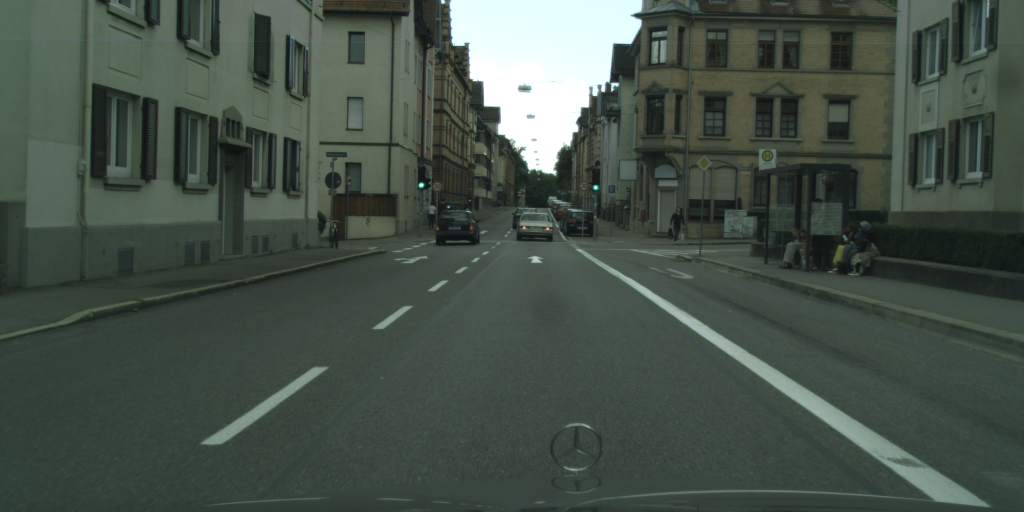
#> input picture src/example_meta/cityscapes/raw_image1.png, 2048 x 1024 px (shown at 1/2 size)
$ python -i image_functions.py   (imports and definitions only)
#> lines starting #> are read from the running program, lines starting #| are printed output that depends on the picture
#> further down, picture is the input picture: shape (1024, 2048, 3); mean B, G, R 72, 81.1, 69.6
import numpy as np
# [4 lines of commented-out code are left out]

import matplotlib.pyplot as plt
import os
import sys
import math
import cv2
import tqdm

import torch

# from numba import jit

# import helper_functions

# @jit(nopython=False, forceobj=True) # Set "nopython" mode for best performance, equivalent to @njit
# [9 lines left out: function remove_alpha_channel, not called in this run]

def red_channel(image_array):
  return image_array[0, 0, :]

# [53 lines left out: functions render_roi_border, add_image_border, add_heading, add_text, not called in this run]

# @jit(nopython=False, forceobj=True) # Set "nopython" mode for best performance, equivalent to @njit
def crop_image_with_roi(image_array, roi = []):
  return image_array[roi[0]:roi[1], roi[2]:roi[3]]

# @jit(nopython=False, forceobj=True) # Set "nopython" mode for best performance, equivalent to @njit
def rescale_pixels(image, scale=1./255.):
  return image * scale

# @jit(nopython=False, forceobj=True) # Set "nopython" mode for best performance, equivalent to @njit
def undo_rescale_pixels(image, scale=1./255.):
  return image * (1/scale)

# CV2 Resize
# INTER_NEAREST
# INTER_LINEAR
# INTER_AREA
# INTER_CUBIC
# INTER_LANCZOS4
#
# [5 lines left out: function conditional_resize, not called in this run]

def rescale_resolution(image, height, width, interpolation=cv2.INTER_AREA):
  dim = (width, height)
  return cv2.resize(image, dim, interpolation)

# [8 lines of commented-out code are left out]

# [13 lines left out: function contrast_stretch, not called in this run]

def convert_to_lab_colour_space(image_array):
  return cv2.cvtColor(image_array, cv2.COLOR_BGR2LAB)
#> returned value: shape (1024, 2048, 3); mean of channels 0, 1, 2 83.4, 121.4, 131.9

def convert_to_lab_components(image_array):
  lab = convert_to_lab_colour_space(image_array)
  return cv2.split(lab)

def convert_lab_components_to_RGB(l, a, b):
  lab_img = cv2.merge((l,a,b))
  return cv2.cvtColor(lab_img, cv2.COLOR_LAB2BGR)

def hist_norm(image):
  return cv2.equalizeHist(image)

def brightness_shift(image, percent):
  brightness = math.ceil(percent * 255)
  return (image + brightness)

def triple_histogram_normalisation(image_array):
  l, a, b = convert_to_lab_components(image_array)
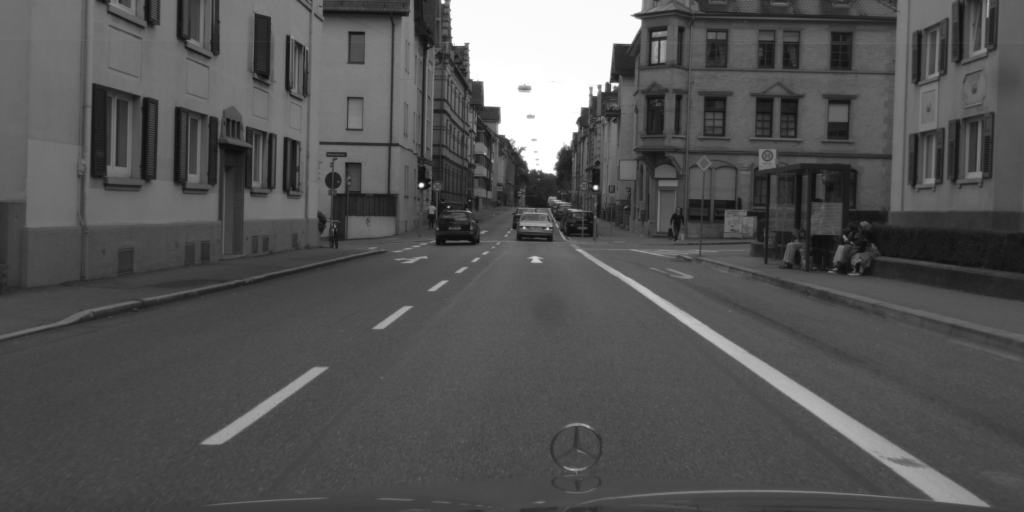
#> l: shape (1024, 2048) (shown at 1/2 size); min 11, max 255, mean 83.4
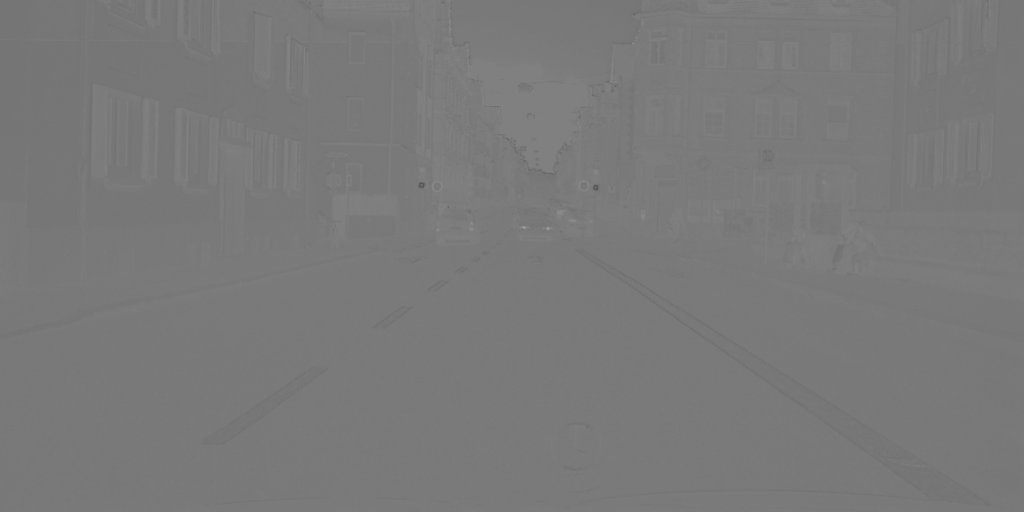
#> a: shape (1024, 2048) (shown at 1/2 size); min 74, max 168, mean 121.4
  lhist = hist_norm(l)
#> in hist_norm, `return cv2.equalizeHist(image)`:
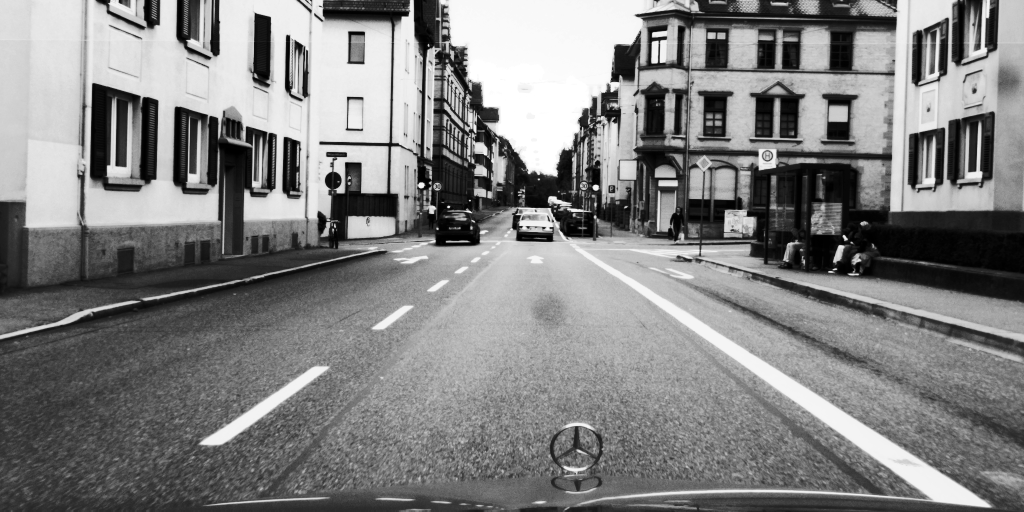
#> returned value: shape (1024, 2048) (shown at 1/2 size); min 0, max 255, mean 129.4
  ahist = hist_norm(a)
#> in hist_norm (call 2), `return cv2.equalizeHist(image)`:
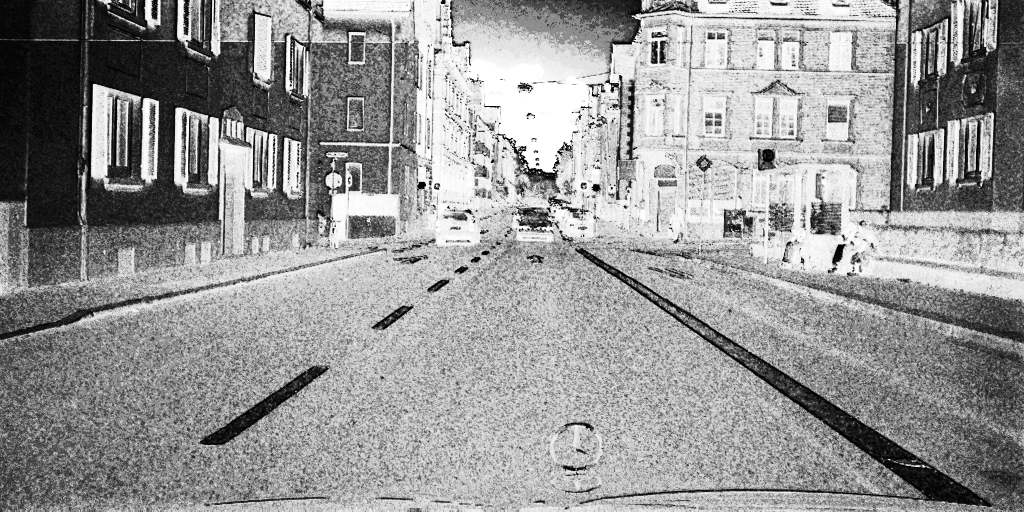
#> returned value: shape (1024, 2048) (shown at 1/2 size); min 0, max 255, mean 149.1
  bhist = hist_norm(b)
#> in hist_norm (call 3), `return cv2.equalizeHist(image)`:
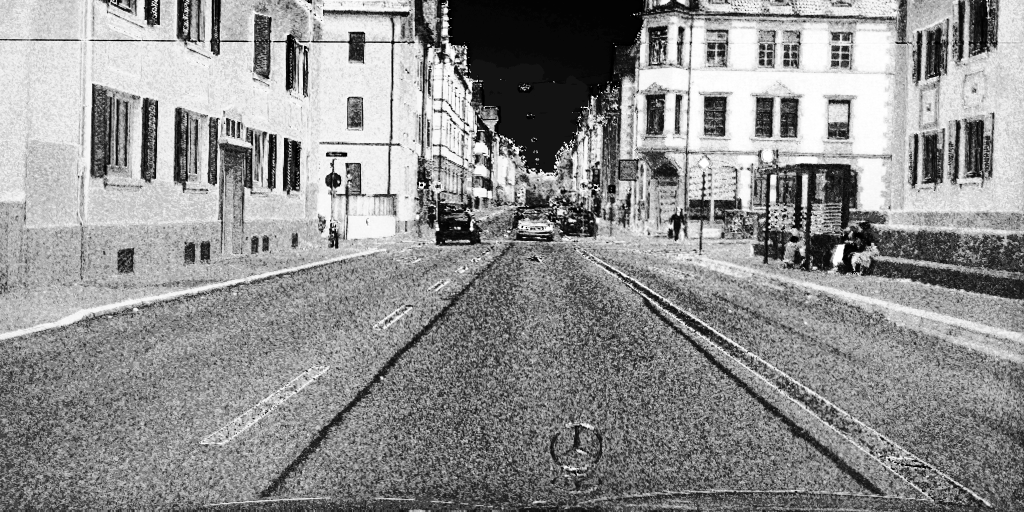
#> returned value: shape (1024, 2048) (shown at 1/2 size); min 0, max 255, mean 144

  return convert_lab_components_to_RGB(lhist, ahist, bhist)
#> in convert_lab_components_to_RGB, `lab_img = cv2.merge((l,a,b))`:
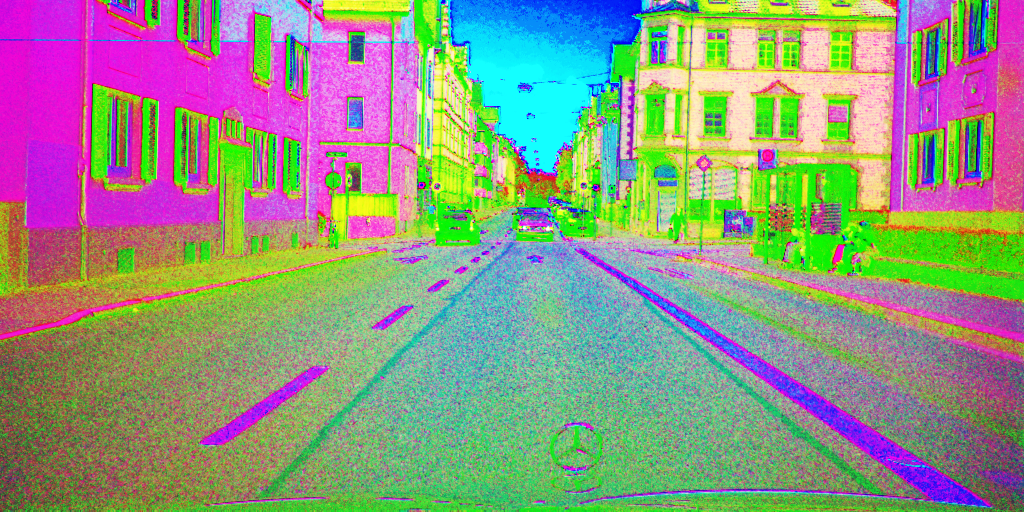
#> lab_img: shape (1024, 2048, 3) (shown at 1/2 size); mean of channels 0, 1, 2 129.4, 149.1, 144; drawn as B, G, R
#> in convert_lab_components_to_RGB, `return cv2.cvtColor(lab_img, cv2.COLOR_LAB2BGR)`:
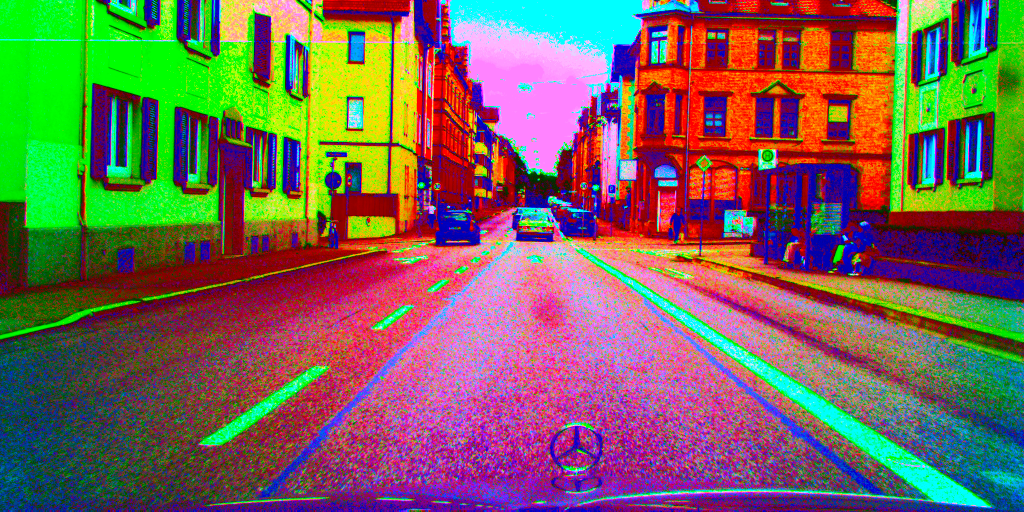
#> returned value: shape (1024, 2048, 3) (shown at 1/2 size); mean B, G, R 88.3, 101.4, 118.9

# @jit(nopython=False, forceobj=True) # Set "nopython" mode for best performance, equivalent to @njit
# [6 lines left out: function normalise_image, not called in this run]

# @jit(nopython=False, forceobj=True) # Set "nopython" mode for best performance, equivalent to @njit
def apply_filter(image, kernel, ddepth = -1):
  return cv2.filter2D(image, ddepth, kernel)

# @jit(nopython=False, forceobj=True) # Set "nopython" mode for best performance, equivalent to @njit
def horizontal_flip(image):
  return cv2.flip( image, 0 )

# @jit(nopython=False, forceobj=True) # Set "nopython" mode for best performance, equivalent to @njit
def vertical_flip(image):
  return cv2.flip( image, 1 )

# @jit(nopython=False, forceobj=True) # Set "nopython" mode for best performance, equivalent to @njit
def flip_on_both_axes(image):
  return cv2.flip( image, -1 )

# @jit(nopython=False, forceobj=True) # Set "nopython" mode for best performance, equivalent to @njit
def rotate_90_clockwise(image):
  return cv2.rotate(image, cv2.ROTATE_90_CLOCKWISE)

# @jit(nopython=False, forceobj=True) # Set "nopython" mode for best performance, equivalent to @njit
def rotate_90_anti_clockwise(image):
  return cv2.rotate(image, cv2.ROTATE_90_COUNTERCLOCKWISE)

# @jit(nopython=False, forceobj=True) # Set "nopython" mode for best performance, equivalent to @njit
def rotate_180(image):
  return cv2.rotate(image, cv2.ROTATE_180)

# @jit(nopython=False, forceobj=True) # Set "nopython" mode for best performance, equivalent to @njit
def greyscale(image):
  return cv2.cvtColor(image,cv2.COLOR_RGB2GRAY)

# @jit(nopython=False, forceobj=True) # Set "nopython" mode for best performance, equivalent to @njit
def combine_two_channels(channel_1, channel_2):
  return np.concatenate((channel_1, channel_2), axis=0) # vertically

# [55 lines left out: functions dual_channel_l_and_greyscale, dual_channel_greyscale_and_red, dual_channel_l_and_red, draw_image, compute_canny_edges, open_image, not called in this run]

def save_image(image, path):
  return cv2.imwrite(path, image)

# https://stackoverflow.com/questions/52498777/apply-matplotlib-or-custom-colormap-to-opencv-image#52626636
def apply_map_to_image(image, map):
  return cv2.applyColorMap(image, map)

# https://stackoverflow.com/questions/52498777/apply-matplotlib-or-custom-colormap-to-opencv-image#52626636
# [115 lines left out: functions apply_custom_colormap, save_video, load_and_process_image, read_image, read_images, not called in this run]

# [17 lines of commented-out code are left out]

>>> import cv2
>>> picture = cv2.imread('example_meta/cityscapes/raw_image1.png')
>>> result = triple_histogram_normalisation(picture)
